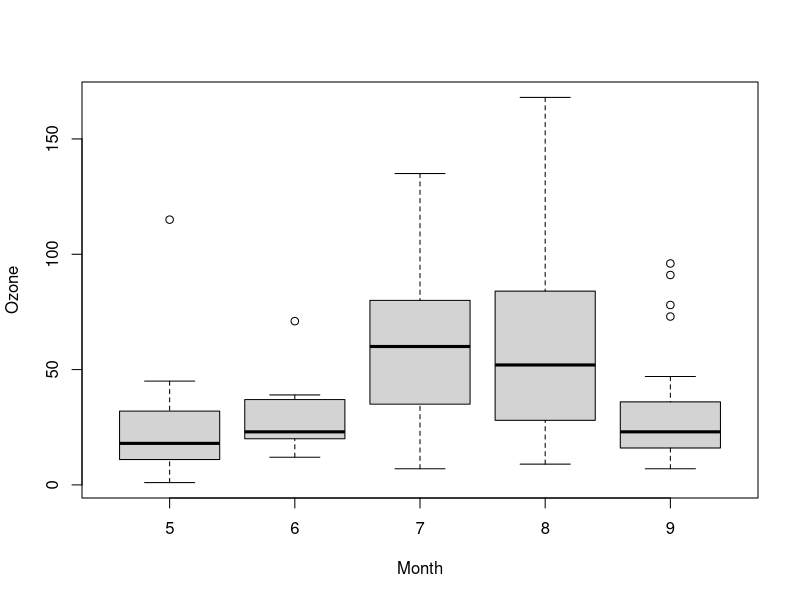
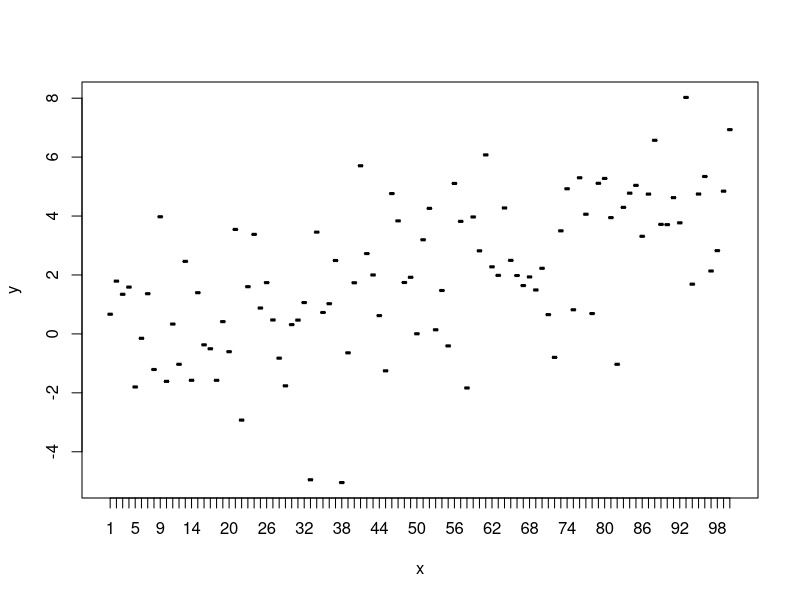

The R script that drew these images, in order:


data(airquality)
head(airquality)
kruskal.test(Ozone ~ Month, data = airquality)

df = data.frame(x = 1:10,
                y = 21:30)
df$z <- df$x %%2
kruskal.test(x ~ z, data = df)

x <- c(2.9, 3.0, 2.5, 2.6, 3.2) # normal subjects
y <- c(3.8, 2.7, 4.0, 2.4)      # with obstructive airway disease
z <- c(2.8, 3.4, 3.7, 2.2, 2.0) # with asbestosis
kruskal.test(list(x, y, z))
x <- c(x, y, z)
g <- factor(rep(1:3, c(5, 4, 5)),
            labels = c("Normal subjects",
                       "Subjects with obstructive airway disease",
                       "Subjects with asbestosis"))
kruskal.test(x, g)

## Formula interface.
require(graphics)
boxplot(Ozone ~ Month, data = airquality)
kruskal.test(Ozone ~ Month, data = airquality)


df <- data.frame(x = 1:100)
df$y <- df$x %/% 20 + rnorm(sd = 2, n = 100)
boxplot(y ~ x, data = df)
kruskal.test(y ~ x, data = df)

df <- data.frame(x = rnorm(100, sd=2),
                 y = rnorm(100, sd=4))
kruskal.test(y ~ x, data = df)



